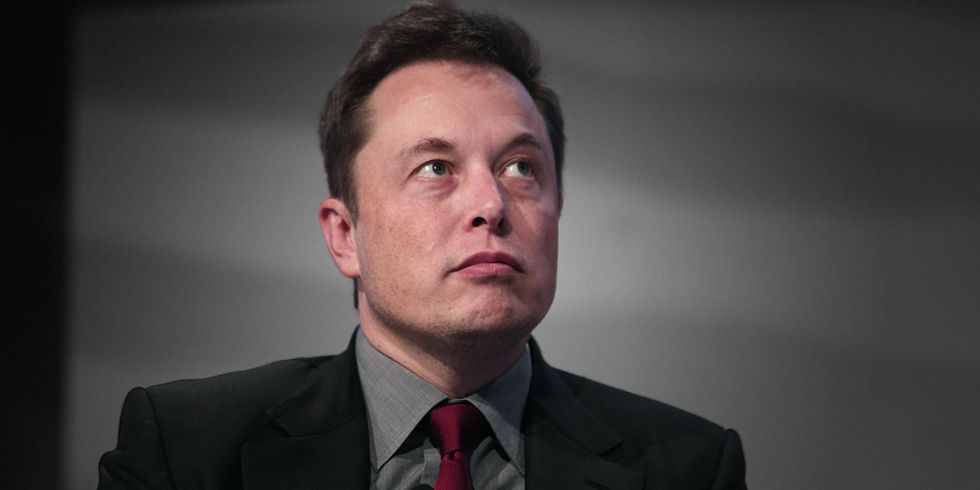
#> input picture Enhancement of Image using Histogram Manipulation/Images/Elon Musk.jpg, 980 x 490 px, found by its file name
$ python 'Numpy - Histogram of Gray-scale image.py'
#> lines starting #> are read from the running program, lines starting #| are printed output that depends on the picture
import cv2
import numpy as np
from matplotlib import pyplot as plt

gray_img = cv2.imread('Elon Musk.jpg', cv2.IMREAD_GRAYSCALE)
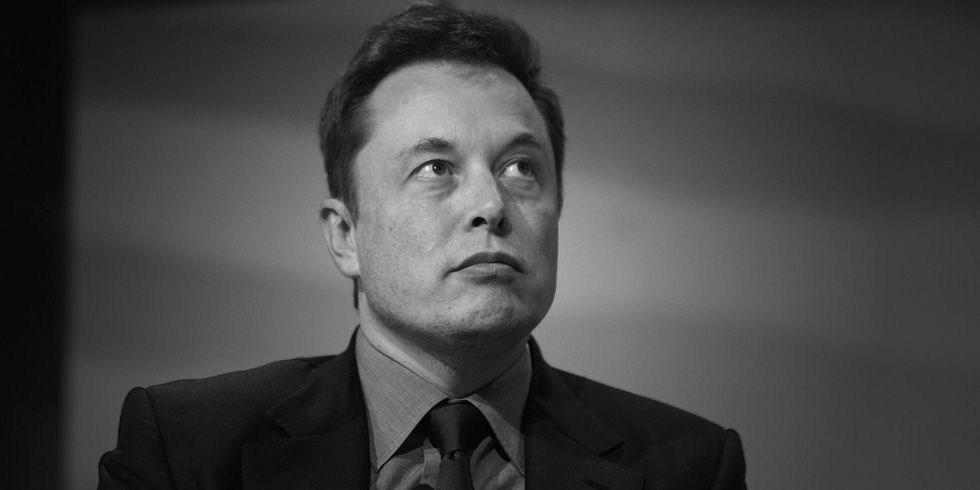
#> gray_img: shape (490, 980); min 0, max 255, mean 69.1
cv2.imshow('RICHEST MAN',gray_img)
#hist = cv2.calcHist([gray_img],[0],None,[256],[0,256])
hist,bins = np.histogram(gray_img,256,[0,256])
#> hist = 256 values, max 10746 at index 64, min 0 at index 209, mean 1875.8; bins = 257 values from 0 to 256

plt.hist(gray_img.ravel(),256,[0,256])
plt.title('Histogram for gray scale picture')
plt.show()
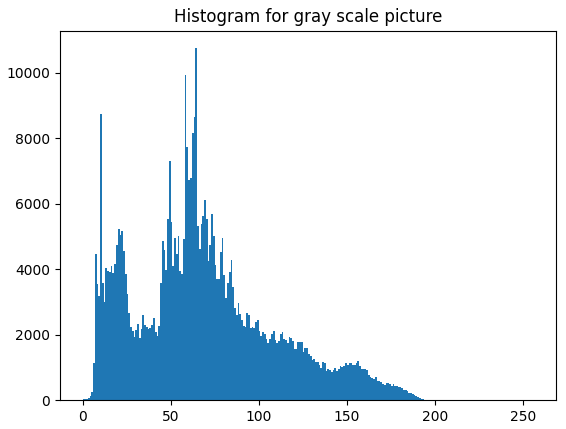
#> figure drawn by matplotlib, 1 panel; tallest bar 10746 high, from x = 64 to 65

while True:
    k = cv2.waitKey(0) & 0xFF
#> (key Esc is pressed here)
    if k == 27: break             # ESC key to exit
cv2.destroyAllWindows()

$ run again, with Enhancement of Image using Histogram Manipulation/Images/Jeff Bezos.jpg copied over Enhancement of Image using Histogram Manipulation/Images/Elon Musk.jpg
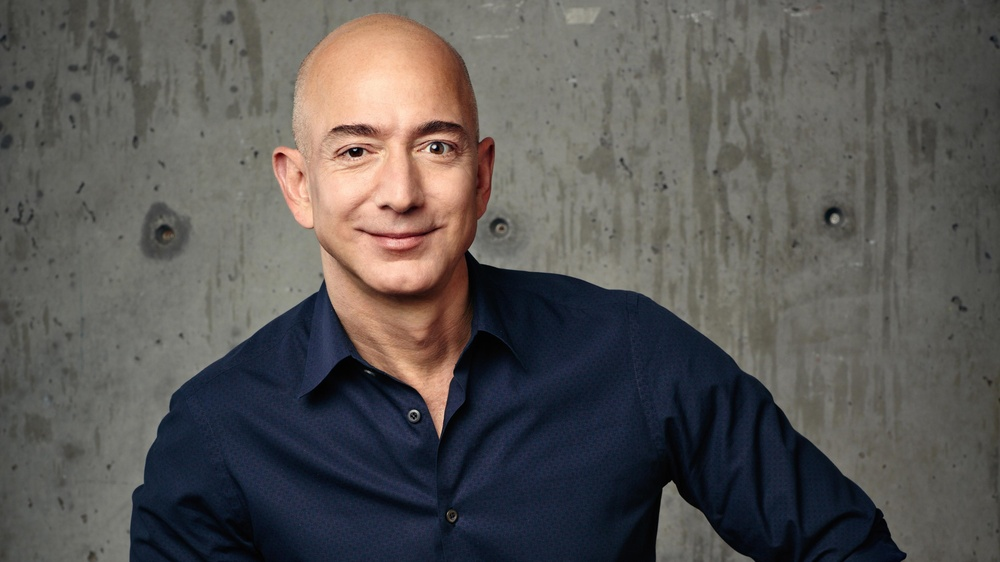
#> input picture Enhancement of Image using Histogram Manipulation/Images/Jeff Bezos.jpg, 1000 x 562 px, shrunk from 3744 x 2106 before the run, found by its file name
#> `gray_img = cv2.imread('Elon Musk.jpg', cv2.IMREAD_GRAYSCALE)`:
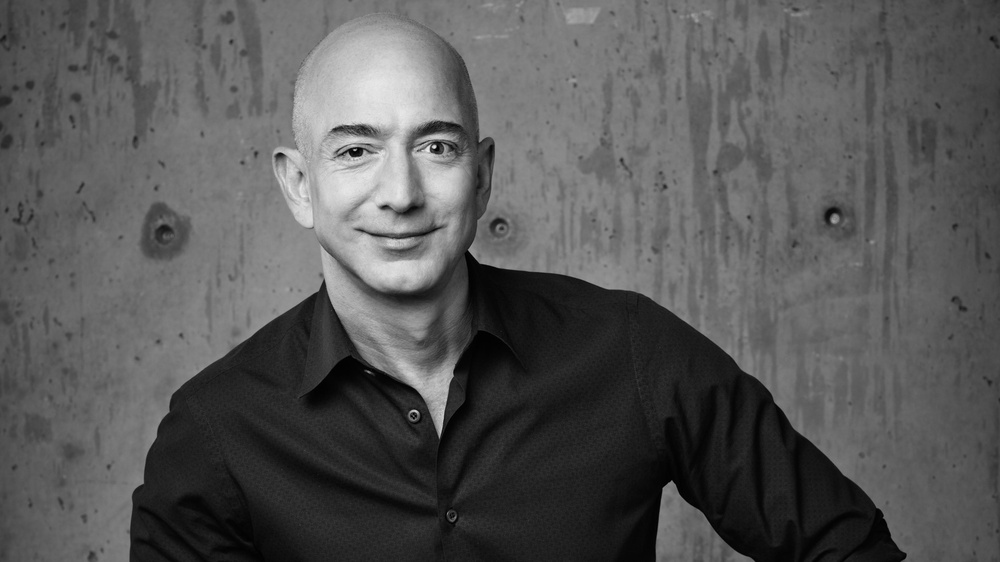
#> gray_img: shape (562, 1000); min 0, max 236, mean 87
#> hist = 256 values, max 6985 at index 103, min 0 at index 235, mean 2195.3; bins = 257 values from 0 to 256
#> `plt.show()`:
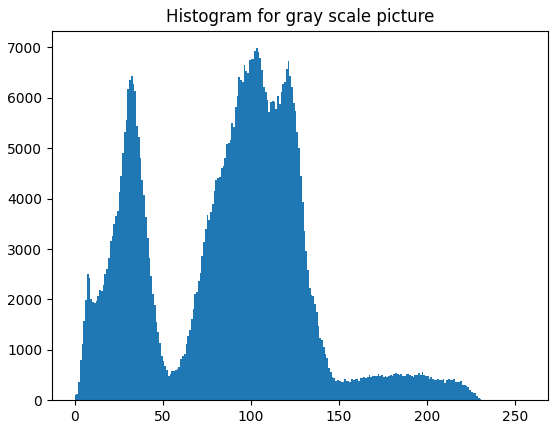
#> figure drawn by matplotlib, 1 panel; tallest bar 6985 high, from x = 103 to 104
